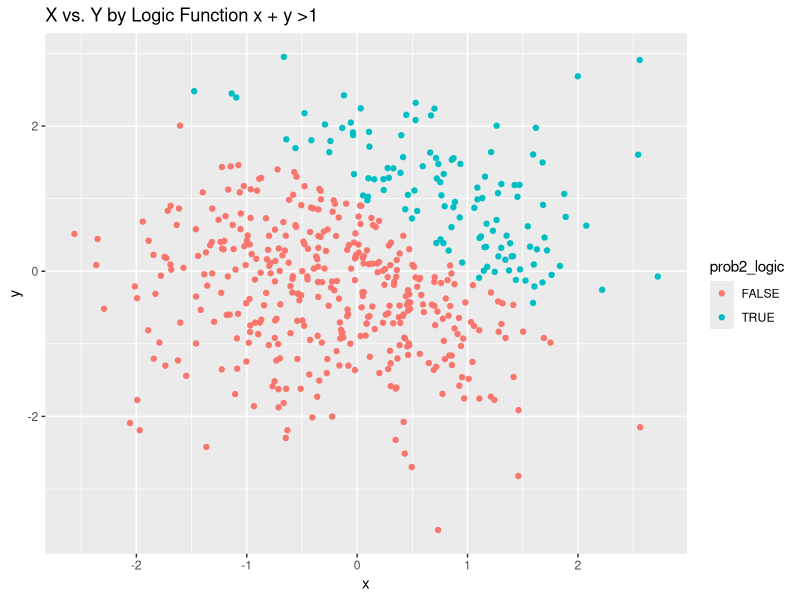
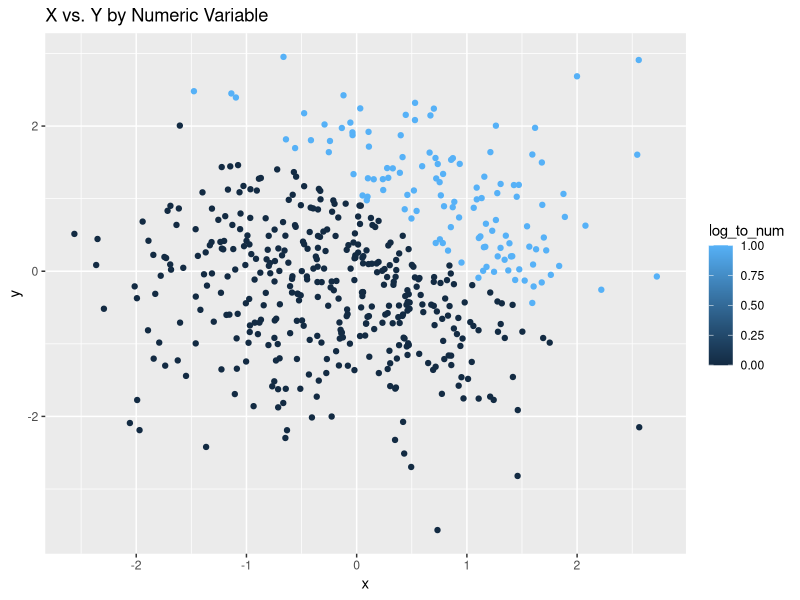
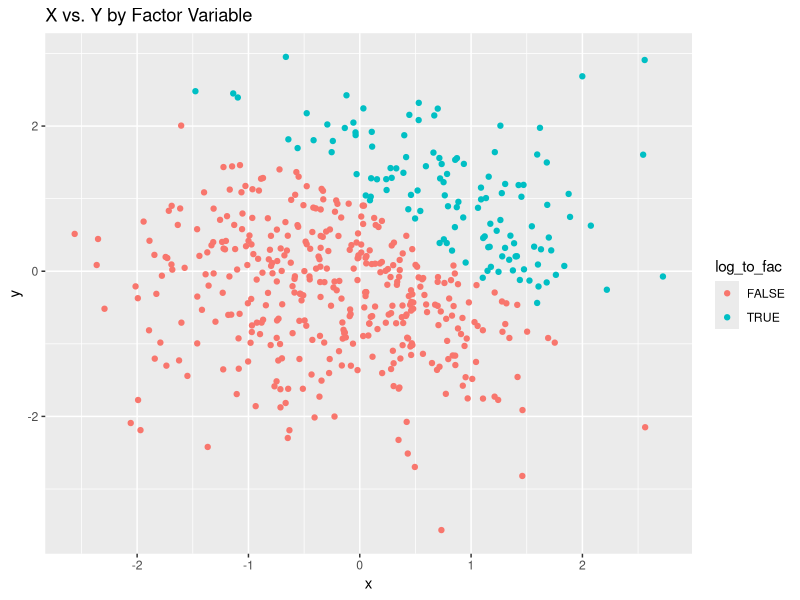
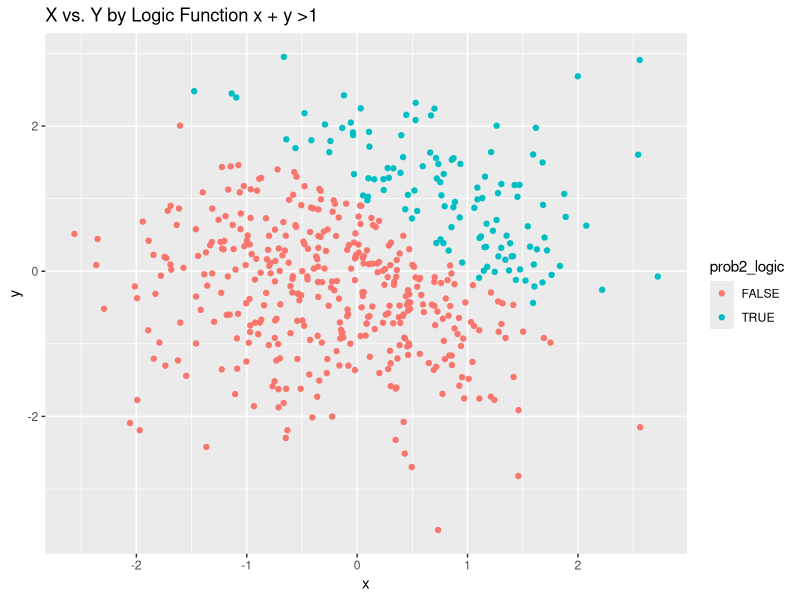

Recreate these plots in R, in order.
## ---- chunk 1
library(tidyverse)
## ---- chunk 2
hw1_df = tibble(
  prob1_samp = rnorm(8),
  prob1_logic = prob1_samp > 0,
  prob1_char = c("one", "two", "three", "four", "five", "six", "seven", "eight"), 
  prob1_factor = factor(prob1_char, levels = c("low", "moderate", "high"))
)
## ---- chunk 3
mean(pull(hw1_df, prob1_samp))
mean(pull(hw1_df, prob1_logic))
mean(pull(hw1_df, prob1_char))
mean(pull(hw1_df, prob1_factor))
## ---- chunk 4
prob2_df = tibble(
  x = rnorm(500),
  y = rnorm(500),
  prob2_logic = x + y > 1,
  log_to_num = as.numeric(prob2_logic),
  log_to_fac = as.factor(prob2_logic)
)
## ---- chunk 5
ggplot(prob2_df, aes(x = x, y = y)) + geom_point(aes (color = prob2_logic)) + labs(title ="X vs. Y by Logic Function x + y >1")
  ggsave("logic_plot.png", width = 5, height = 5)
## ---- chunk 6
ggplot(prob2_df, aes(x = x, y = y)) + geom_point(aes (color = log_to_num)) + labs(title ="X vs. Y by Numeric Variable")
## ---- chunk 7
ggplot(prob2_df, aes(x = x, y = y)) + geom_point(aes (color = log_to_fac)) + labs(title ="X vs. Y by Factor Variable")
